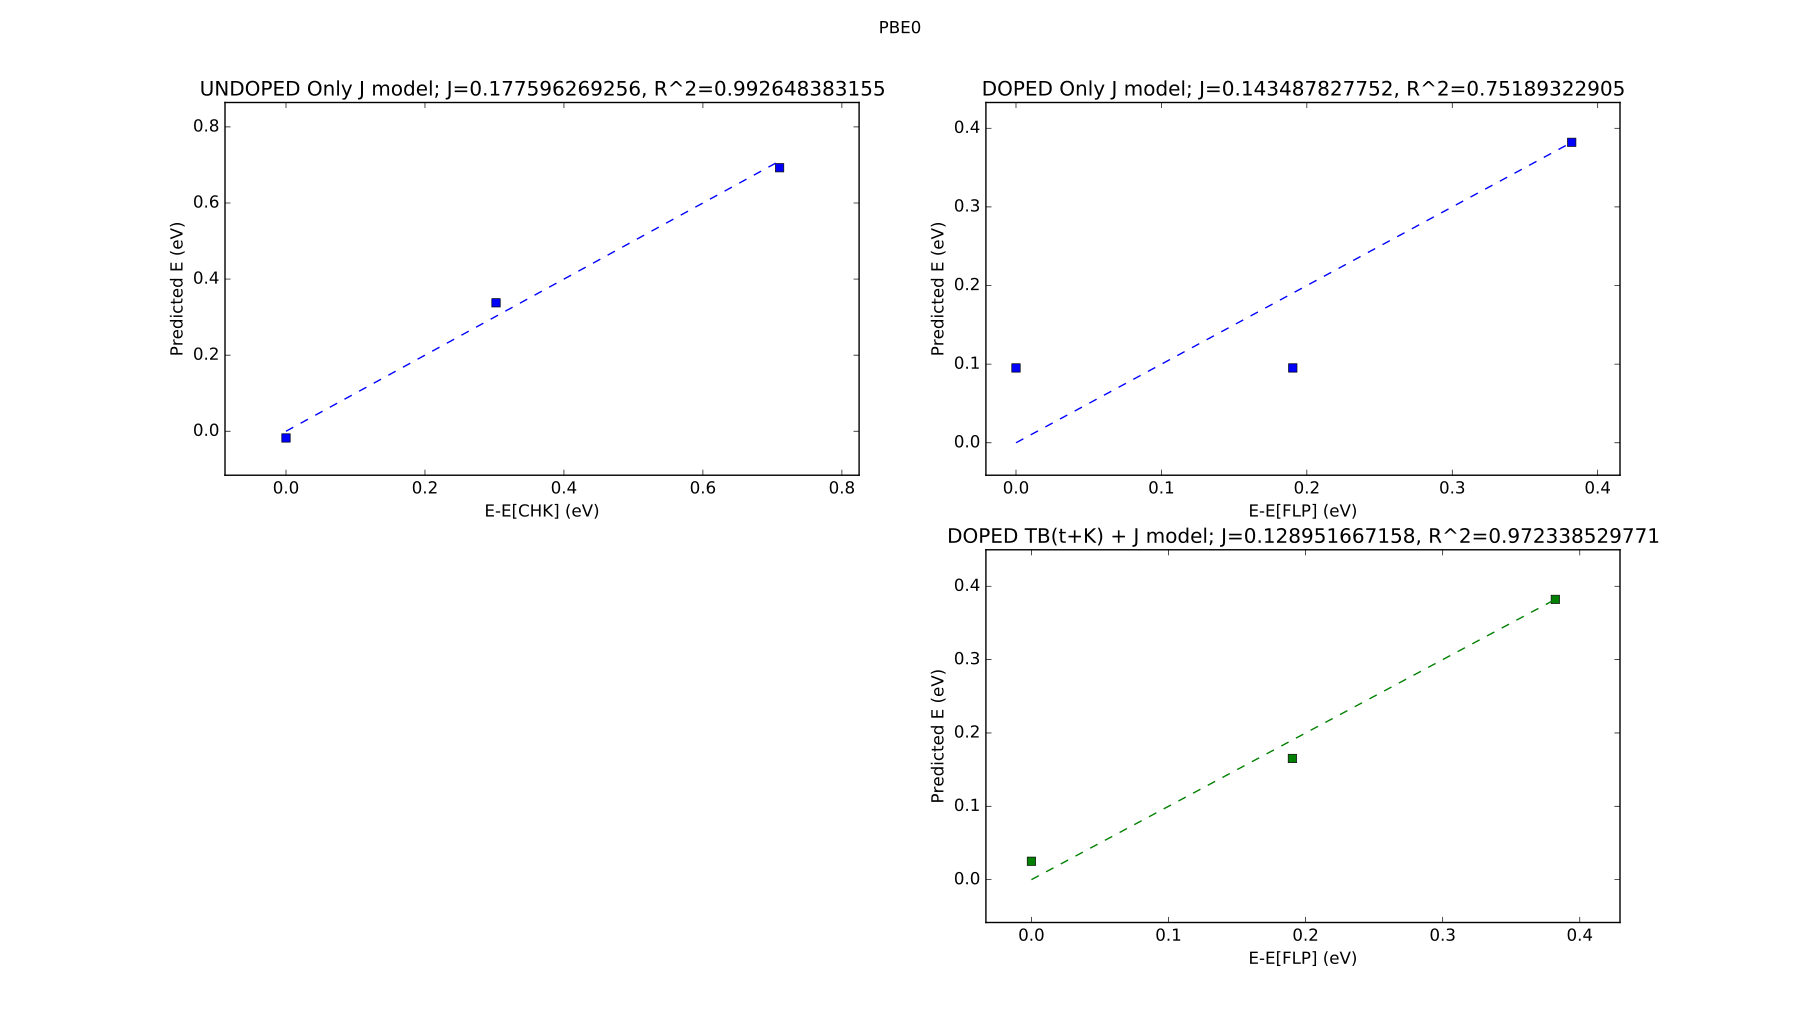

Write the Python code that produced this figure.
import numpy as np 
import matplotlib.pyplot as plt
from sklearn import linear_model
from sklearn.metrics import r2_score

#undoped: J
E=np.array([-9.2123749620223E+02,-9.2122638412999E+02,-9.2121137910381E+02])
E=(E-E[0])*27.2
sigJ=np.array([-2,0,2])
sigJ=sigJ.reshape((3,1))

regr = linear_model.LinearRegression()
regr.fit(sigJ, E)
J_only_pred = regr.predict(sigJ)

plt.subplot(221)
plt.title("UNDOPED Only J model; J="+str(regr.coef_[0])+", R^2="+str(r2_score(E,J_only_pred)))
plt.xlabel("E-E[CHK] (eV)")
plt.ylabel("Predicted E (eV)")
plt.plot(E,J_only_pred,'bs')
plt.plot(E,E,'b--')


#doped: J, bands and intercept model
E=np.array([-9.2092669022287E+02,-9.2091969201655E+02,-9.2091264054414E+02])
E=(E-E[0])*27.2
sigJ=np.array([0,0,2])
sigJ=sigJ.reshape((3,1))

regr = linear_model.LinearRegression()
regr.fit(sigJ, E)
J_only_pred = regr.predict(sigJ)

plt.subplot(222)
plt.title("DOPED Only J model; J="+str(regr.coef_[0])+", R^2="+str(r2_score(E,J_only_pred)))
plt.xlabel("E-E[FLP] (eV)")
plt.ylabel("Predicted E (eV)")
plt.plot(E,J_only_pred,'bs')
plt.plot(E,E,'b--')

TB=np.array([-2.0190016193597979,-1.8788794855673803,-1.9198682312763093])
E-=TB
regr = linear_model.LinearRegression()
regr.fit(sigJ, E)
J_only_pred = regr.predict(sigJ)

plt.subplot(224)
plt.title("DOPED TB(t+K) + J model; J="+str(regr.coef_[0])+", R^2="+str(r2_score(E,J_only_pred)))
plt.xlabel("E-E[FLP] (eV)")
plt.ylabel("Predicted E (eV)")
plt.plot(E+TB,J_only_pred+TB,'gs')
plt.plot(E+TB,E+TB,'g--')

plt.suptitle("PBE0")
plt.show()
